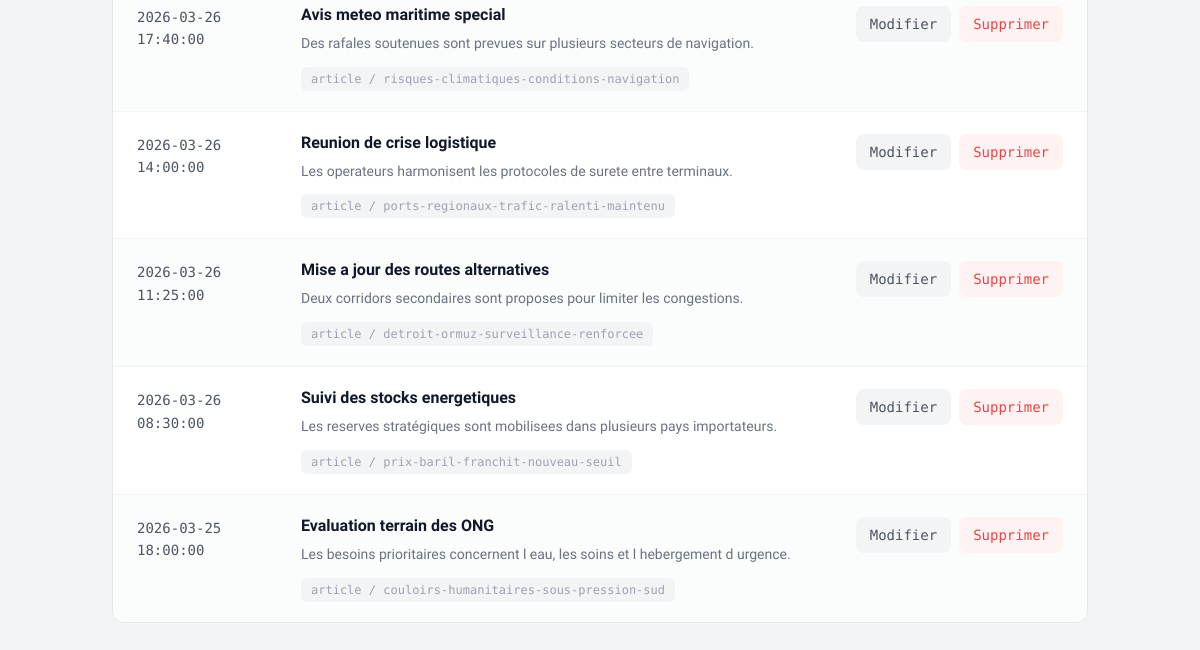
/pages/articles/backoffice_evenements_chronologie.php (signed in, lower part), run on an earlier commit of the app's database.
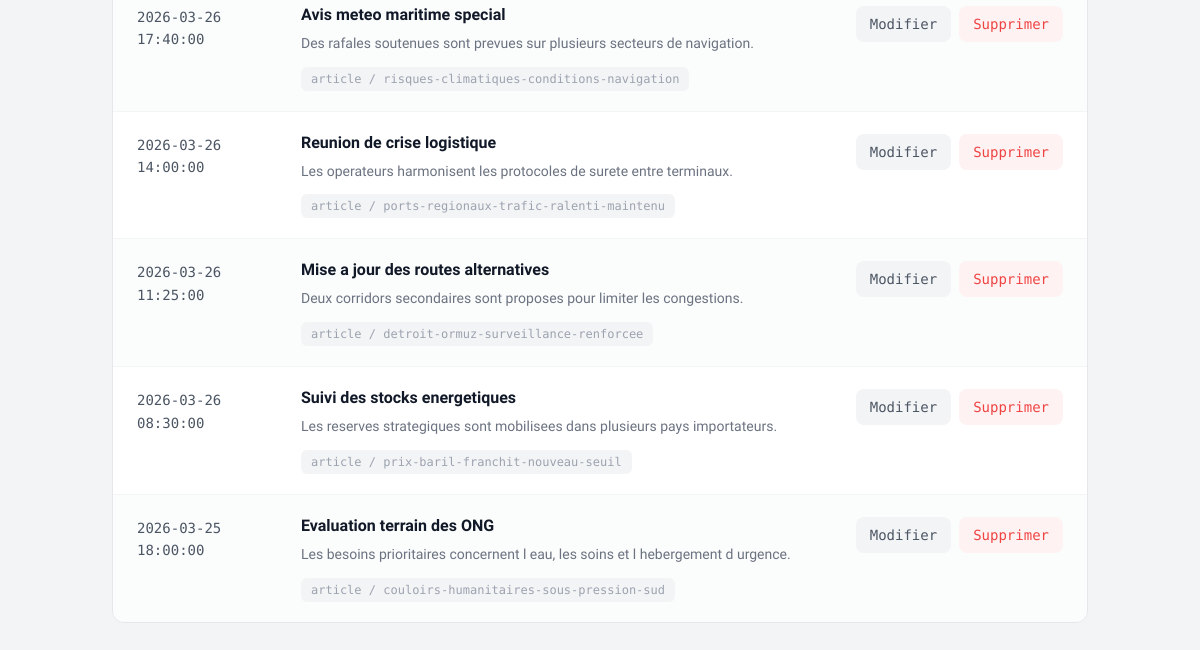
And on a later commit of the database.
### tables this page shows
CREATE TABLE evenements_chronologie (
    id                 INT PRIMARY KEY AUTO_INCREMENT,
    titre_evenement    VARCHAR(200),
    date_evenement     DATETIME NOT NULL,
    description_courte TEXT,
    id_article         INT,
    FOREIGN KEY (id_article) REFERENCES articles(id) ON DELETE SET NULL
);

CREATE TABLE articles (
    id               INT PRIMARY KEY AUTO_INCREMENT,
    titre            VARCHAR(255) NOT NULL,
    slug             VARCHAR(255) UNIQUE NOT NULL,  
    contenu          LONGTEXT NOT NULL,
    date_publication DATETIME DEFAULT CURRENT_TIMESTAMP,
    id_categorie     INT,
    FOREIGN KEY (id_categorie) REFERENCES categories(id) ON DELETE SET NULL
);

### models/Database.php (called while the page is built, shortened)
<?php
class Database
{
    private static $instance = null;
    private $pdo;
    private function __construct()
    {
        $host = getenv('DB_HOST') ?: '127.0.0.1';
        $db   = getenv('DB_NAME') ?: 'info_actualite';
        $user = getenv('DB_USER') ?: 'actualite_user';
        $pass = getenv('DB_PASS') ?: 'secret_pw';
        $charset = 'utf8mb4';
        $dsn = "mysql:host={$host};dbname={$db};charset={$charset}";
        $options = [
            PDO::ATTR_ERRMODE => PDO::ERRMODE_EXCEPTION,
            PDO::ATTR_DEFAULT_FETCH_MODE => PDO::FETCH_ASSOC,
            PDO::ATTR_EMULATE_PREPARES => false,
        ];
        $this->pdo = new PDO($dsn, $user, $pass, $options);
    }
    public static function getInstance()
    {
        if (self::$instance === null) {
            self::$instance = new self();
        }
        return self::$instance;
    }
    public function getConnection()
    {
        return $this->pdo;
    }
}

### services/ArticleService.php (called while the page is built, shortened)
<?php
require_once __DIR__ . '/../models/Database.php';
require_once __DIR__ . '/../models/AppModel.php';
class ArticleService
{
    private $model;
    public function __construct()
    {
        $this->db = Database::getInstance()->getConnection();
        $this->model = new AppModel($this->db);
    }
    public function getAllArticles(): array
    {
        return $this->model->getAll('articles');
    }
}

### controllers/AuthController.php (called while the page is built, shortened)
<?php
require_once __DIR__ . '/../services/ArticleService.php';
require_once __DIR__ . '/../services/EventChronologyService.php';
class AuthController
{
    private $articleService;
    private $eventChronologyService;
    public function __construct()
    {
        $this->articleService = new ArticleService();
        $this->eventChronologyService = new EventChronologyService();
    }
    public function listArticles(): array
    {
        return $this->articleService->getAllArticles();
    }
    public function listChronologyEvents(): array
    {
        return $this->eventChronologyService->getAllEvents();
    }
}

### services/EventChronologyService.php (called while the page is built, shortened)
<?php
require_once __DIR__ . '/../models/Database.php';
require_once __DIR__ . '/../models/AppModel.php';
class EventChronologyService
{
    private $model;
    public function __construct()
    {
        $db = Database::getInstance()->getConnection();
        $this->model = new AppModel($db);
    }
    public function getAllEvents(): array
    {
        return $this->model->getAll('evenements_chronologie');
    }
}

### models/AppModel.php (called while the page is built, shortened)
<?php
class AppModel
{
    private $db;
    public function __construct(PDO $base_db)
    {
        $this->db = $base_db;
    }
    public function getAll($table_name)
    {
        $stmt = $this->db->query("SELECT * FROM {$table_name}");
        return $stmt->fetchAll(PDO::FETCH_ASSOC);
    }
}

### pages/articles/backoffice_evenements_chronologie.php (the view, shortened to what the changed rows need)
<?php
require_once __DIR__ . '/../../controllers/AuthController.php';
$controller = new AuthController();
$events = $controller->listChronologyEvents();
$articles = $controller->listArticles();
$articlesById = [];
foreach ($articles as $article) {
    $articlesById[intval($article['id'])] = $article;
}
usort($events, static function ($a, $b) {
    return strcmp($b['date_evenement'], $a['date_evenement']);
});
$activeFilterParams = [];
$queryString = http_build_query($activeFilterParams);
?>
<!DOCTYPE html>
<html lang="fr">
<head>
</head>
<body class="bg-gray-100 min-h-screen">
    <main class="container mx-auto px-6 py-10 max-w-5xl">
        <div class="bg-white border border-gray-200 rounded-xl overflow-hidden">
            <?php if (empty($events)): ?>
                <div class="px-6 py-20 text-center mono text-base text-gray-400">
                    Aucun événement dans la chronologie.
                </div>
            <?php else: ?>
                <?php foreach ($events as $i => $event):
                    $linkedArticleId = $event['id_article'] ? intval($event['id_article']) : null;
                ?>
                    <div class="grid grid-cols-[140px_1fr_auto] gap-x-6 items-start px-6 py-5
                        <?= $i % 2 === 1 ? 'bg-gray-50/60' : 'bg-white' ?>
                        border-b border-gray-100 last:border-b-0 hover:bg-blue-50/30 transition-colors">
                        <div class="pt-0.5">
                            <span class="mono text-sm text-gray-600 leading-snug"><?= htmlspecialchars($event['date_evenement']) ?></span>
                        </div>
                        <div class="min-w-0">
                            <div class="text-base font-semibold text-gray-900 leading-snug mb-1.5"><?= $event['titre_evenement'] ?></div>
                            <div class="text-sm text-gray-500 leading-relaxed mb-3"><?= $event['description_courte'] ?></div>
                            <span class="inline-flex items-center mono text-xs text-gray-400 bg-gray-100 px-2.5 py-1 rounded-md">
                                <?php if ($linkedArticleId && isset($articlesById[$linkedArticleId])): ?>
                                    article / <?= htmlspecialchars($articlesById[$linkedArticleId]['slug']) ?>
                                <?php else: ?>
                                    sans article
                                <?php endif; ?>
                            </span>
                        </div>
                        <div class="flex items-center gap-2 pt-0.5">
                            <a href="/backoffice/chronologie/edit-<?= intval($event['id']) ?><?= $queryString !== '' ? '?' . $queryString : '' ?>"
                               class="mono text-sm text-gray-600 bg-gray-100 hover:bg-gray-200 px-3.5 py-2 rounded-lg transition-colors">
                                Modifier
                            </a>
                            <form action="/backoffice/chronologie/traitement" method="post" onsubmit="return confirm('Supprimer cet evenement ?');">
                                <button type="submit" class="mono text-sm text-red-500 bg-red-50 hover:bg-red-100 px-3.5 py-2 rounded-lg transition-colors">
                                    Supprimer
                                </button>
                            </form>
                        </div>
                    </div>
                <?php endforeach; ?>
            <?php endif; ?>
        </div>
    </main>
</body>
</html>

What changed in the data, as far as the page shows it:
changed evenements_chronologie "Suivi des stocks energetiques": description_courte "Les reserves stratégiques sont mobilisees dans plusieurs pays importateurs." → "Les reserves strategiques sont mobilisees dans plusieurs pays importateurs."
